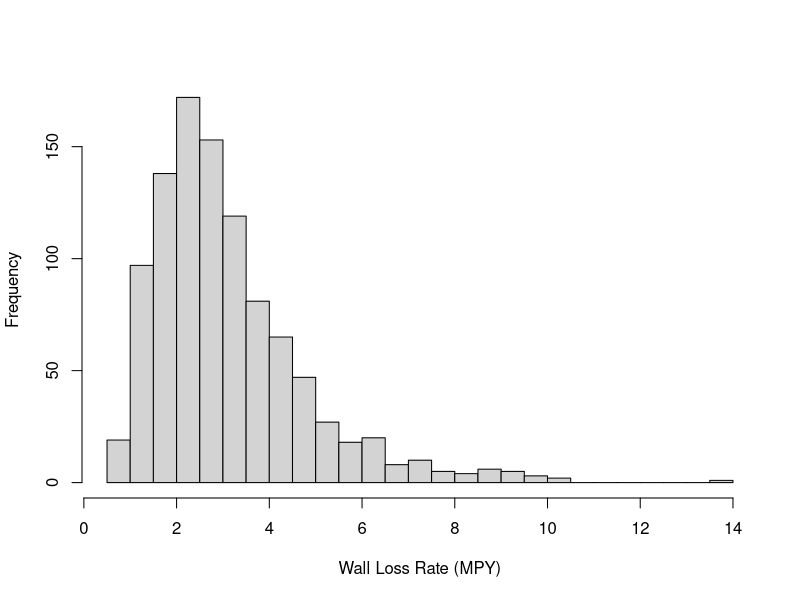
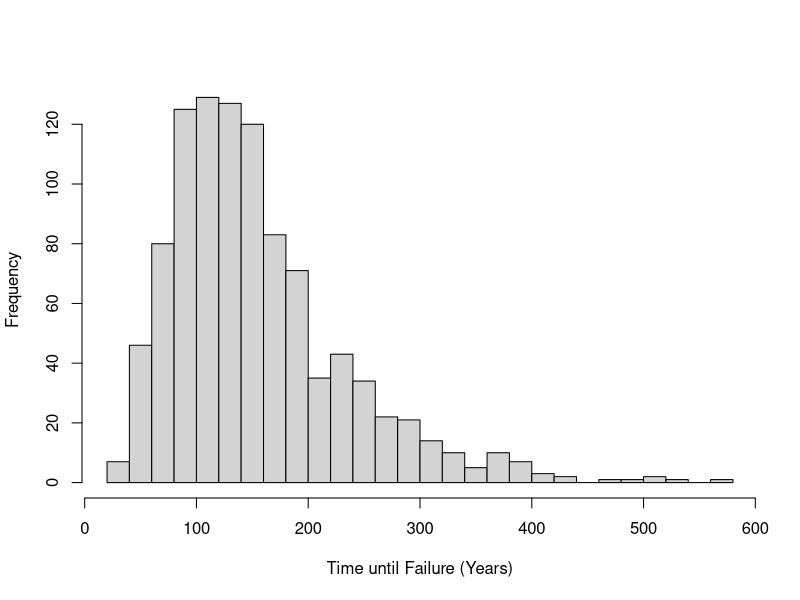
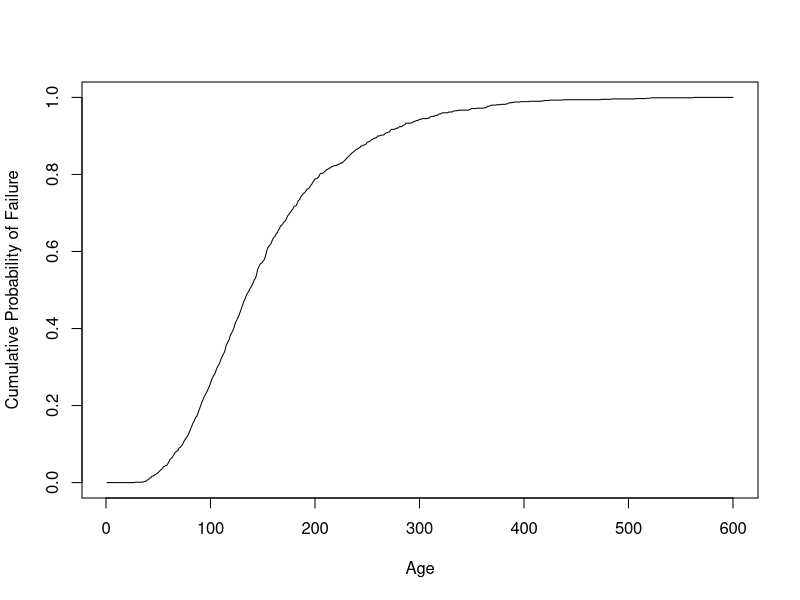
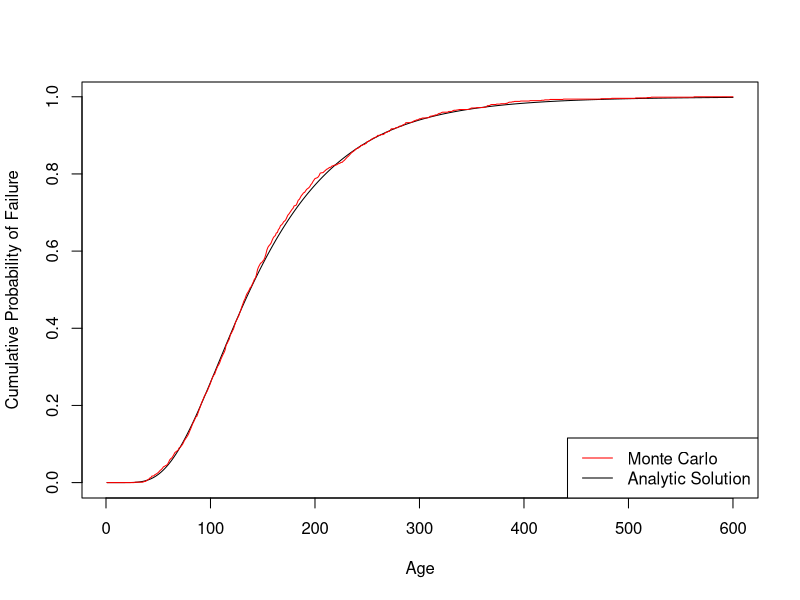

Write R code to recreate these figures, in order.
## ---- chunk 1
#| echo: false
#| label: fig-monte
#| fig-cap: "Plausible distribution of values for a wall loss rate in MPY"
set.seed(123)
x <- rlnorm(1000, meanlog = 1, sdlog = 0.5)
hist(x, breaks = 30, xlab = "Wall Loss Rate (MPY)", main = NULL)
## ---- chunk 2
#| echo: false
#| label: fig-timeToFailure
#| fig-cap: "Time until failure based on wall loss rate values"
timeToFailure <- 375/x
hist(timeToFailure, breaks = 30, xlab = "Time until Failure (Years)", main = NULL)

## ---- chunk 3
#| echo: false
#| label: fig-cumulative
#| fig-cap: "Cumulative probability of failure based on time until failure"
age <- seq(1, 600, 1)

# Calculate the percentage of timeTilFailure that is less than x
numericCumulativeProbFailure <- rep(0, length(age))
for (i in 1:length(age)) {
    numericCumulativeProbFailure[i] <- sum(timeToFailure < age[i]) / length(timeToFailure)
}

plot(age, numericCumulativeProbFailure, type = "l", xlab = "Age", ylab = "Cumulative Probability of Failure")

## ---- chunk 4
#| echo: false
#| label: fig-converged
#| fig-cap: "Convergence of the Monte Carlo and analytic solutions"
cumulativeProbFailure <- 1 - plnorm(375/age, meanlog = 1, sdlog = 0.5)

plot(age, 
     cumulativeProbFailure,
     col = "black",
     type = "l", 
     xlab = "Age", 
     ylab = "Cumulative Probability of Failure")
lines(age, 
      numericCumulativeProbFailure, 
      col = "red",
      type = "l")
legend("bottomright", 
       legend = c("Monte Carlo", 
                  "Analytic Solution"), 
       col = c("red", "black"), 
       lty = c(1, 1), 
       lwd = c(1, 1))
## ---- chunk 5
#| echo: false
#(1 - plnorm(375/90, meanlog = 1, sdlog = 0.5)) -
#(1 - plnorm(375/80, meanlog = 1, sdlog = 0.5))
#= 0.05858714

